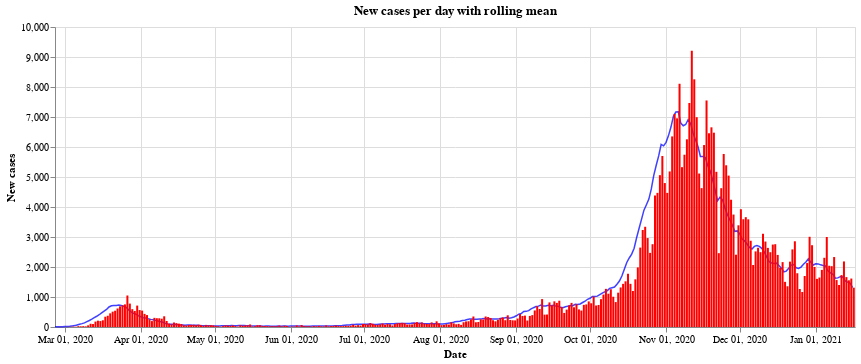

The notebook cell saved with this chart:
### Code cell
#collapse
bars = alt.Chart(all_austria).mark_bar(
    color='red',
    opacity=1,
    size=2
).encode(
    x=alt.X("yearmonthdate(Time):T", axis=alt.Axis(title='Date')),
    y=alt.Y("AnzahlFaelle:Q", axis=alt.Axis(title='New cases')),
)

line = alt.Chart(all_austria).mark_line(
    color='blue',
    opacity=0.75,
    size=1.5,
).transform_window(
    rolling_mean='mean(AnzahlFaelle)',
    frame=[0, 7]
).encode(x='yearmonthdate(Time):T',
         y='rolling_mean:Q'
         ).properties(title='New cases per day with rolling mean', width=800)

alt.layer(line, bars, data=all_austria)

### Figure 1 — Vega-Lite specification as saved in the notebook (floating-point values rounded to 4 significant figures; data arrays with more than 128 entries replaced by an {"elided": "..."} marker saying what was removed)
{"config": {"view": {"continuousWidth": 400, "continuousHeight": 300}}, "layer": [{"mark": {"type": "line", "color": "blue", "opacity": 0.75, "size": 1.5}, "encoding": {"x": {"type": "temporal", "field": "Time", "timeUnit": "yearmonthdate"}, "y": {"type": "quantitative", "field": "rolling_mean"}}, "title": "New cases per day with rolling mean", "transform": [{"window": [{"op": "mean", "field": "AnzahlFaelle", "as": "rolling_mean"}], "frame": [0, 7]}], "width": 800}, {"mark": {"type": "bar", "color": "red", "opacity": 1, "size": 2}, "encoding": {"x": {"type": "temporal", "axis": {"title": "Date"}, "field": "Time", "timeUnit": "yearmonthdate"}, "y": {"type": "quantitative", "axis": {"title": "New cases"}, "field": "AnzahlFaelle"}}}], "data": {"name": "data-796e600812c883973a791ce7bcdf88be"}, "$schema": "https://vega.github.io/schema/vega-lite/v4.8.1.json", "datasets": {"data-796e600812c883973a791ce7bcdf88be": {"elided": "326 records"}}}
